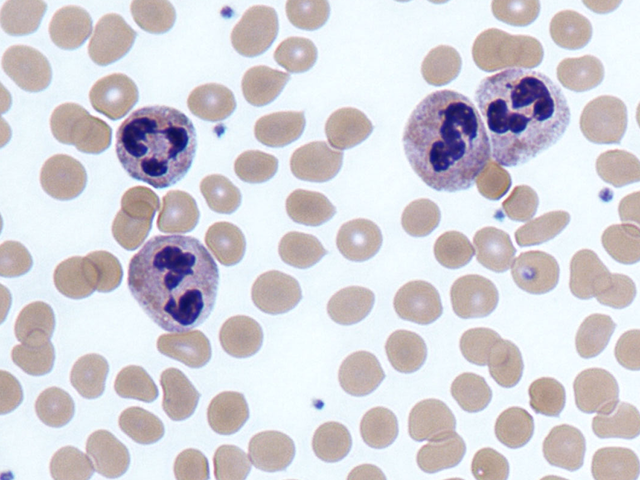
#> input picture ch7/0701/cells.png, 640 x 480 px
$ jupyter execute binarization.ipynb
#> lines starting #> are read from the running program, lines starting #| are printed output that depends on the picture; after the words box and inside, x2 and y2 are one past the last pixel; in counts of white or black regions, pixels touching at a corner belong together
[cell 1]
import cv2
import sys
import numpy as np

src = cv2.imread('cells.png', cv2.IMREAD_GRAYSCALE)
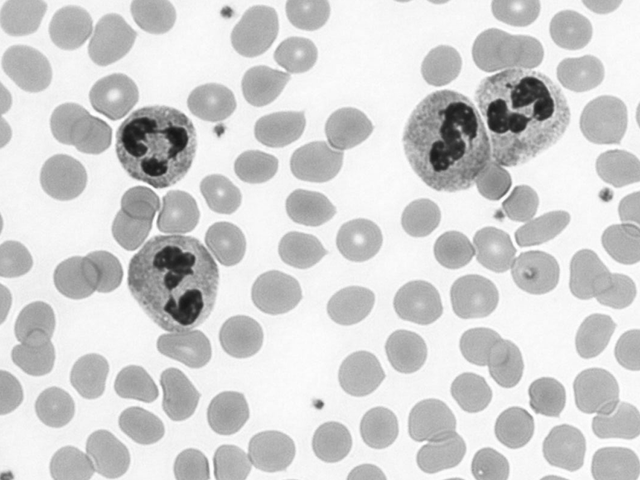
#> src: shape (480, 640); min 21, max 255, mean 209.5

if src is None:
    print('Image load failed!')
    sys.exit()

_, dst1 = cv2.threshold(src, thresh= 210, maxval= 255, type=cv2.THRESH_BINARY)
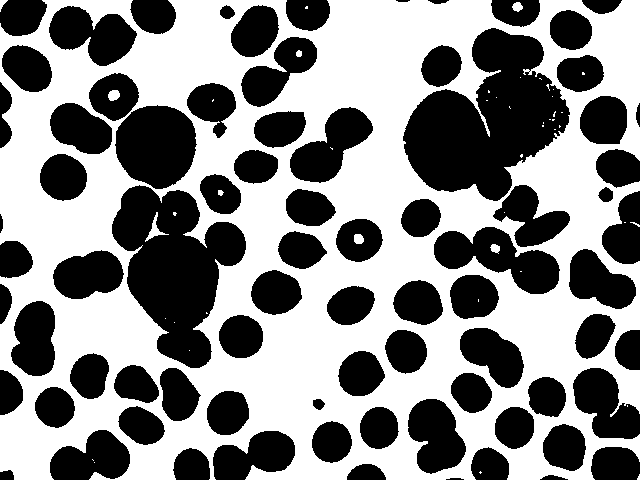
#> dst1: shape (480, 640); 53.4% white; 79 black regions, largest, box (x1, y1, x2, y2) and area: (403, 28, 570, 201) 16495, (112, 185, 246, 368) 13509, (115, 105, 197, 189) 5253
_, dst2 = cv2.threshold(src, thresh= 100, maxval= 255, type=cv2.THRESH_BINARY)
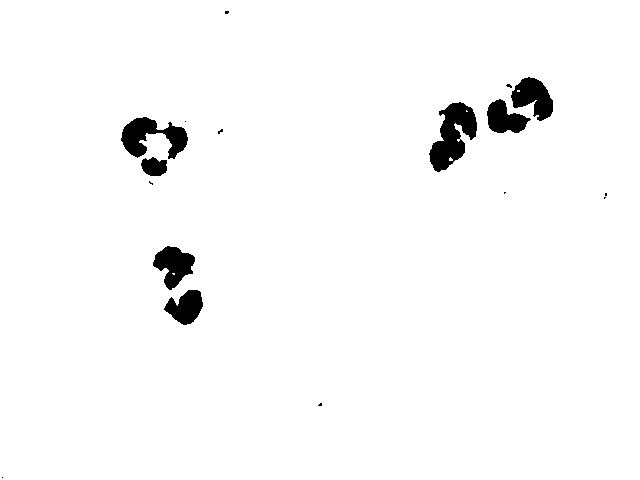
#> dst2: shape (480, 640); 97.5% white; 17 black regions (10 under 20 px), largest, box (x1, y1, x2, y2) and area: (429, 102, 477, 172) 1853, (121, 117, 188, 159) 1448, (511, 77, 553, 121) 1112

cv2.imshow('src', src)
cv2.imshow('dst1', dst1)
cv2.imshow('dst2', dst2)

cv2.waitKey()
cv2.destroyAllWindows()
